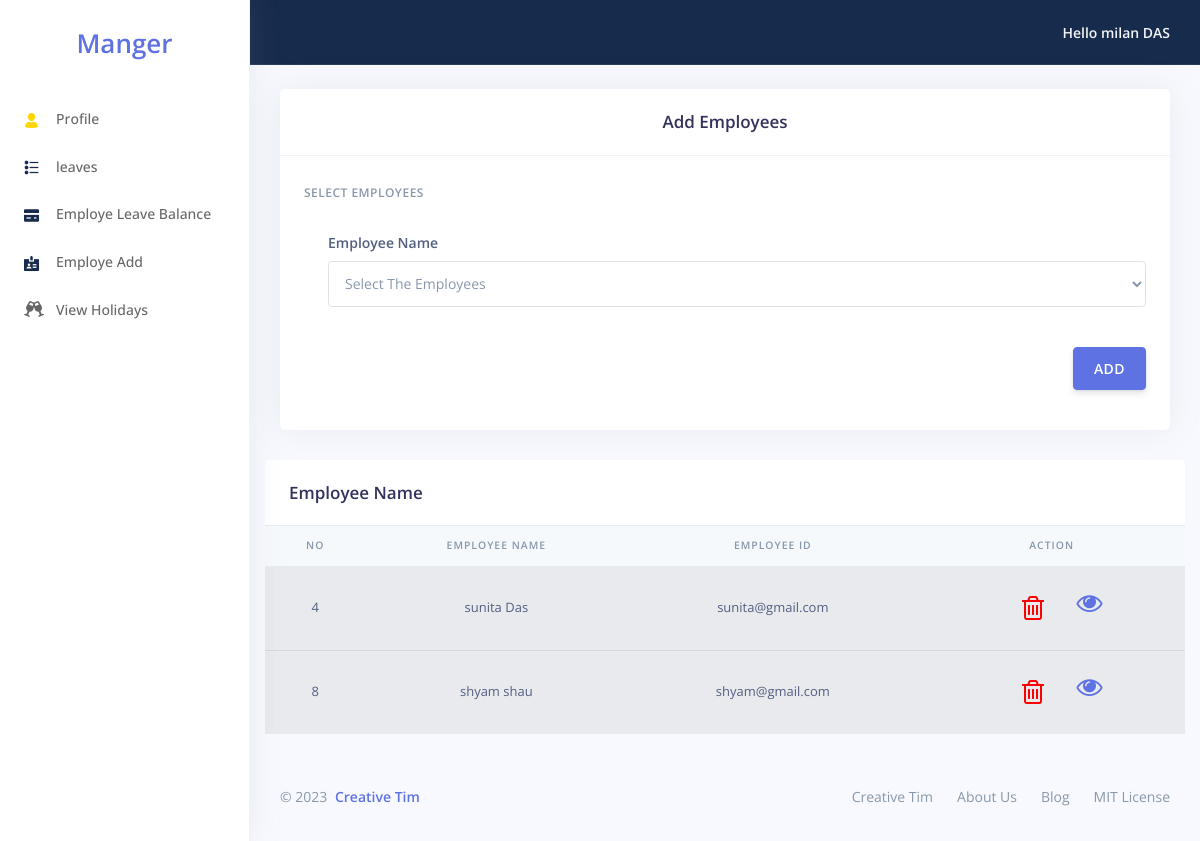
Page /manager/EmployeesAdd.php (signed in) on the committed database.
### tables this page shows
CREATE TABLE `employeeadd` (
  `empa_id` int(11) NOT NULL,
  `emp_id` int(11) NOT NULL,
  `manage_id` int(11) NOT NULL,
  `created_time` timestamp NOT NULL DEFAULT current_timestamp() ON UPDATE current_timestamp()
);

CREATE TABLE `employee` (
  `emp_id` int(11) NOT NULL,
  `emp_name` varchar(255) NOT NULL,
  `emp_email` varchar(255) NOT NULL,
  `emp_doj` varchar(255) NOT NULL,
  `emp_password` varchar(10) NOT NULL,
  `emp_mobile` varchar(11) NOT NULL,
  `created_time` datetime NOT NULL
);

### manager/EmployeesAdd.php (the view, shortened to what this page needs)
<?php  include('../comman/config.php');
?>
<!DOCTYPE html>
<html>
<head>
  <?php  include('../manager/links/cssLinks.php')?>
</head>
<body>
  <?php include('./sidbar.php'); ?>
  <div class="main-content" id="panel">
    <?php  include('./hader.php')?>
    <div class="container-fluid mt-4">
      <div class="row">
        <div class="col-sm-12 order-xl-">
          <div class="card">
            <div class="card-header">
              <div class="row align-items-center">
                <div class="col-12">
                  <h3 class="mb-0 text-center">Add Employees</h3>
                </div>
              </div>
            </div>
            <div class="card-body">
              <form method="post">
                <h6 class="heading-small text-muted mb-4">Select Employees</h6>
                <div class="pl-lg-4">
                  <div class="row">
                    <div class="col-lg-12">
                      <div class="form-group">
                        <label class="form-control-label" for="input-employeename">Employee Name</label>
                            <select  class="form-control" id="input-employeename" name="emp_id">
                            <option value="Select The Employees" selected>Select The Employees</option>
                            </select>
                      </div>
                    </div>
                  </div>
                </div>
                <div class="text-right">
                  <button type="submit" name="login" class="btn btn-primary my-3">ADD</button>
                </div>
              </form>
            </div>
          </div>
        </div>
        <div class="table-responsive">
              <table class="table align-items-center table-light table-flush">
                <div class="card-header border-0">
                  <h3 class="mb-0">Employee Name</h3>
                </div>
                <thead class="thead-light">
                  <tr>
                    <th  class="text-center" data-sort="name" >NO</th>
                    <th  class="text-center"  data-sort="budget">Employee Name</th>
                    <th  class="text-center"  data-sort="status">Employee id</th>
                    <th  class="text-center"  data-sort="status">Action</th>
                  </tr>
                </thead>
                <tbody class="list">
                    <?php
                           $mange_id = $_SESSION['manage_id'];
                           $sql = "SELECT * FROM employeeadd  WHERE manage_id = '$mange_id' ";
                           $result = mysqli_query($con, $sql);
                           if (mysqli_num_rows($result) > 0) {
                            while ($row = mysqli_fetch_assoc($result)) {
                              if ($row['empa_id'] != null) {
                            ?>
                              <tr>
                              <td class="text-center"><?php echo $row['empa_id']; ?></td>
                                <?php $empid = $row['emp_id']; ?>
                              <?php
                                 $checkemployee = "SELECT * FROM employee WHERE emp_id = '$empid' ";
                                 $data = mysqli_query($con, $checkemployee);
                                 while ($rew = mysqli_fetch_assoc($data)) {
                              ?>
                              <td class="text-center"><?php echo $rew['emp_name']; ?></td>
                              <td class="text-center"><?php echo $rew['emp_email']; ?></td>
                              <td class="text-center"><a class="btn btn-link" style="color:red" title="Delete Employee" href="../manager/EmployeesAdd.php?id=<?php echo $rew['emp_id']; ?>"><i class="fa fa-trash-o fa-2x"></i></a>
                              <a href="../employee/show_datils.php?id=<?php echo $rew['emp_id']; ?>"><i class="fa fa-eye fa-2x"></i></a></td>
                              <?php } ?>
                          </tr>
                        <?php
                              }
                              }
                          } ?>
                </tbody>
              </table>
        </div>
      </div>
      <?php include('../comman/footer.php') ?>
    </div>
  </div>
</body>
</html>

### rows in the picture
employeeadd: empa_id "4"
employee: emp_name "sunita Das", emp_email "sunita@gmail.com"
employeeadd: empa_id "8"
employee: emp_name "shyam shau", emp_email "shyam@gmail.com"

### other values in the picture
$_SESSION['manage_name'] "milan DAS"
